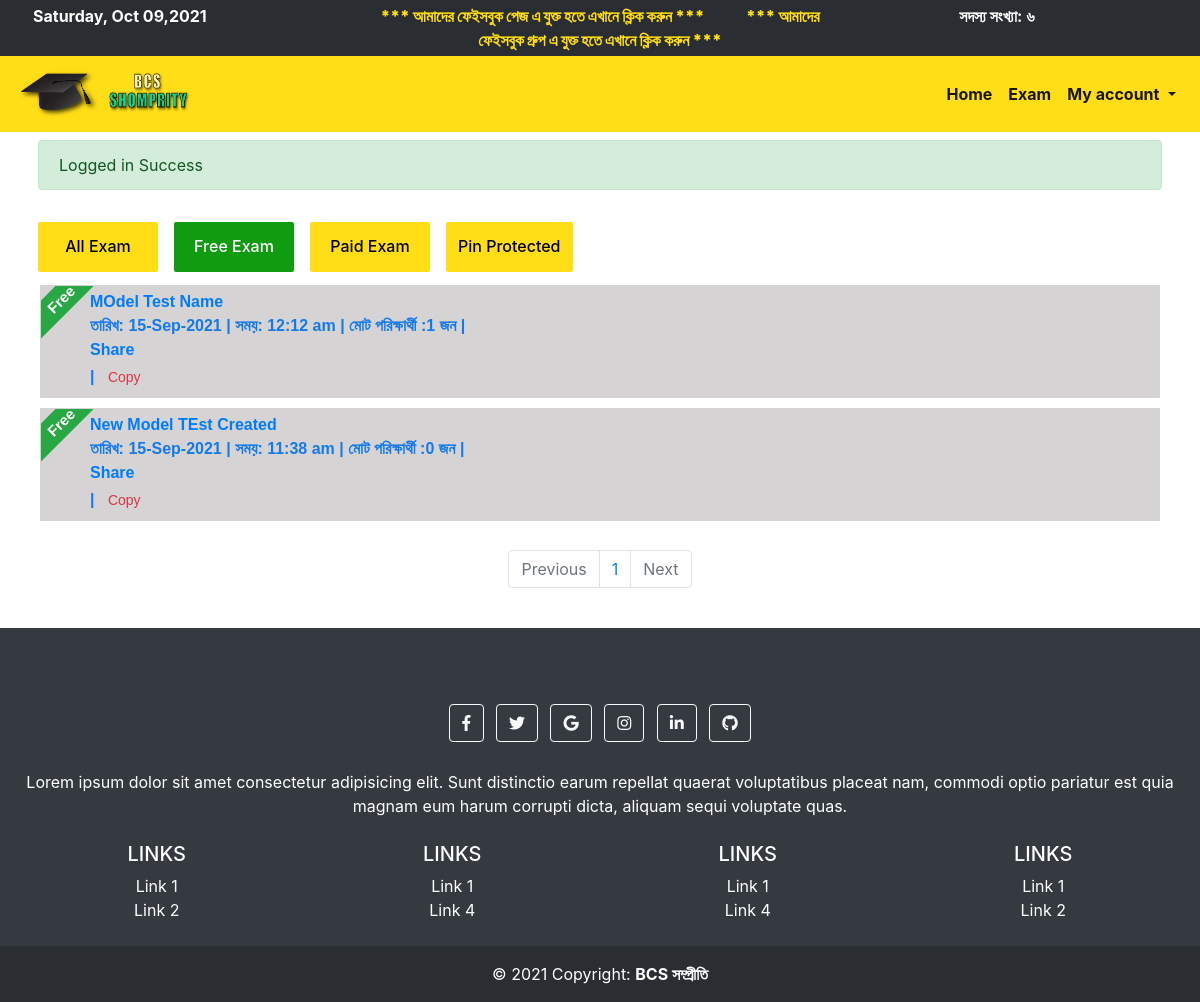
Page /student/free_exams.php (signed in) on the committed database.
### tables this page shows
CREATE TABLE `model_test` (
  `id` int(11) NOT NULL,
  `user_id` int(11) NOT NULL,
  `model_test_name` varchar(100) NOT NULL,
  `model_test_examiner_name` varchar(100) NOT NULL,
  `positive_mark` float NOT NULL,
  `negative_mark` float NOT NULL,
  `model_test_date` varchar(100) NOT NULL,
  `duration` int(11) NOT NULL,
  `model_set` varchar(100) DEFAULT NULL,
  `course_id` int(11) DEFAULT NULL,
  `payment` int(11) DEFAULT NULL,
  `pinned` int(11) DEFAULT NULL,
  `secure_pin` varchar(100) DEFAULT NULL,
  `image_name` varchar(100) DEFAULT NULL,
  `image_type` varchar(100) DEFAULT NULL,
  `participants` int(11) DEFAULT NULL,
  `finished` int(11) DEFAULT NULL,
  `total_questions` int(11) DEFAULT NULL,
  `created_at` timestamp NULL DEFAULT current_timestamp(),
  `banner_payment_amount` varchar(100) DEFAULT NULL,
  `banner_medium` varchar(100) DEFAULT NULL,
  `banner_action` tinyint(1) NOT NULL DEFAULT 0,
  `banner_payment_number` varchar(100) DEFAULT NULL
);

### link/dbname.php (called while the page is built, shortened)
<?php
$MODEL_TEST = 'model_test';
$QUESTION_ANSWER = 'question_answer';

### student/free_exams.php (the view, shortened to what this page needs)
<?php include 'toplayout.php';
$results_per_page = 10;
$total_number_of_results = TotalNumberOfRowsWhereTWO_AND($MODEL_TEST,'payment','finished',1,1);
$number_of_page = ceil ($total_number_of_results / $results_per_page);
if (!isset ($_GET['page']) ) {
  $page = 1;
} else {
  $page = $_GET['page'];
}
$start_form = ($page-1) * $results_per_page;
$final_pagination_results =  allLIMIT_WHERE($MODEL_TEST,$start_form , $results_per_page,"finished",1);
$page_name = 'free_exams.php';
?>
<div class="container">
    <div class="row">
        <a class="exam_type_btn" href="exams">All Exam</a>
        <a class="exam_type_btn active" href="free_exams">Free Exam</a>
        <a class="exam_type_btn" href="paid_exams">Paid Exam</a>
        <a class="exam_type_btn" href="pinned_exams">Pin Protected</a>
    </div>
    <?php foreach ($final_pagination_results as $row) {
    if ($row['payment']==1 && empty($row['pinned'])) {?>
    <div class="row">
        <div class="exam_notice_box">
            <div class="col-sm-12">
                <div class="ribbon-wrapper">
                    <div class="ribbon bg-success">Free</div>
                </div>
                <div class="links exam_box">
                    <a href="model_exam.php?id=<?php echo  $row['id']; ?>"><?php echo $row['model_test_name']; ?></a>
                    <br>
                    তারিখ: <?php echo stringToDate($row['model_test_date']); ?> |
                    সময়: <?php echo stringToTime($row['model_test_date']); ?>  |
                    মোট পরিক্ষার্থী :<?php echo TotalNumberOfRowsWhere($QUESTION_ANSWER,"model_test_id",$row['id']); ?> জন |
                    <div class="fb-share-button" data-href="https://bcsshomprity.com/student/model_exam.php?id=<?php echo  $row['id']; ?>" data-layout="button" data-size="small"><a target="_blank" href="https://www.facebook.com/sharer/sharer.php?u=https%3A%2F%2Fbcsshomprity.com%2Fstudent%2Fmodel_exam.php%3Fid%3D<?php echo  $row['id']; ?>&amp;src=sdkpreparse" class="fb-xfbml-parse-ignore">Share</a></div>|
                    <button class="btn btn-sm" onclick="navigator.clipboard.writeText('bcsshomprity.com/student/model_exam.php?id='+<?php echo $row['id'];?>)">
                    <span id="myTooltip<?php echo  $row['id'];?>" class="text-danger"> Copy</span>
                    </button>
                </div>
            </div>
        </div>
    </div>
    <?php } }?>
    <br>
    <nav aria-label="Page navigation example">
        <ul class="pagination justify-content-center">
            <?php
                if($page <=1){?>
            <li class="page-item disabled">
                <a class="page-link" href="<?php echo $page_name;?>?page=<?php echo $page-1; ?>" aria-disabled="true">Previous</a>
            </li>
            <?php }else { ?>
            <li class="page-item">
                <a class="page-link" href="<?php echo $page_name;?>?page=<?php echo $page-1; ?>">Previous</a>
            </li>
            <?php }
            for($i = 1; $i<= $number_of_page; $i++) {
              $page_link = $page_name.'?page='.$i;
              ?>
            <li class="page-item"><a class="page-link" href="<?php echo $page_link; ?>"><?php echo $i; ?></a></li>
            <?php }
                if($page >=$number_of_page){?>
            <li class="page-item disabled">
                <a class="page-link" href="<?php echo $page_name;?>?page=<?php echo $page+1; ?>" aria-disabled="true">Next</a>
            </li>
            <?php }else { ?>
            <li class="page-item">
                <a class="page-link" href="<?php echo $page_name;?>?page=<?php echo $page+1; ?>">Next</a>
            </li>
            <?php } ?>
        </ul>
    </nav>
</div>
<br>
<?php include 'bottomlayout.php'; ?>

### rows in the picture
model_test: model_test_name "MOdel Test Name", model_test_date "15-Sep-2021", model_test_date "12:12 am", id "1"
model_test: model_test_name "New Model TEst Created", model_test_date "15-Sep-2021", model_test_date "11:38 am", id "0"

### other values in the picture
englishToBangla($totalmember) "৬"
$_SESSION['message'] "Logged in Success"
